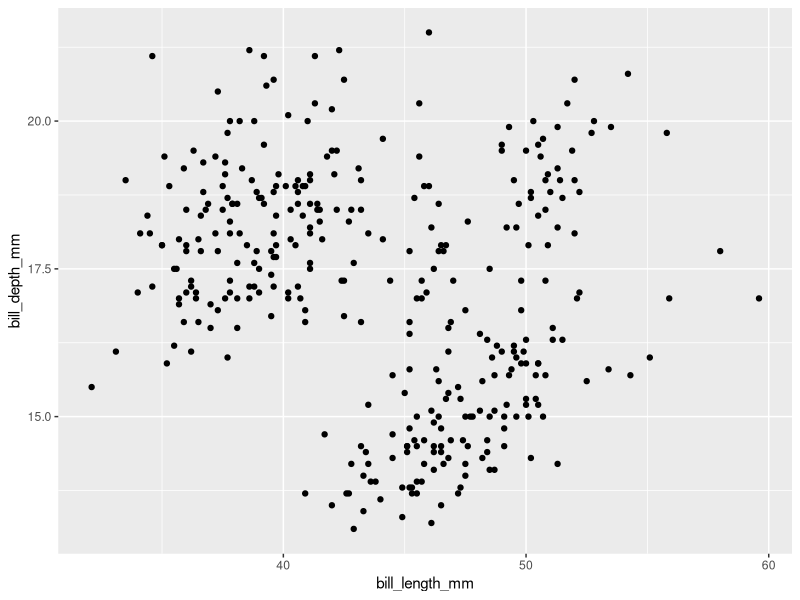
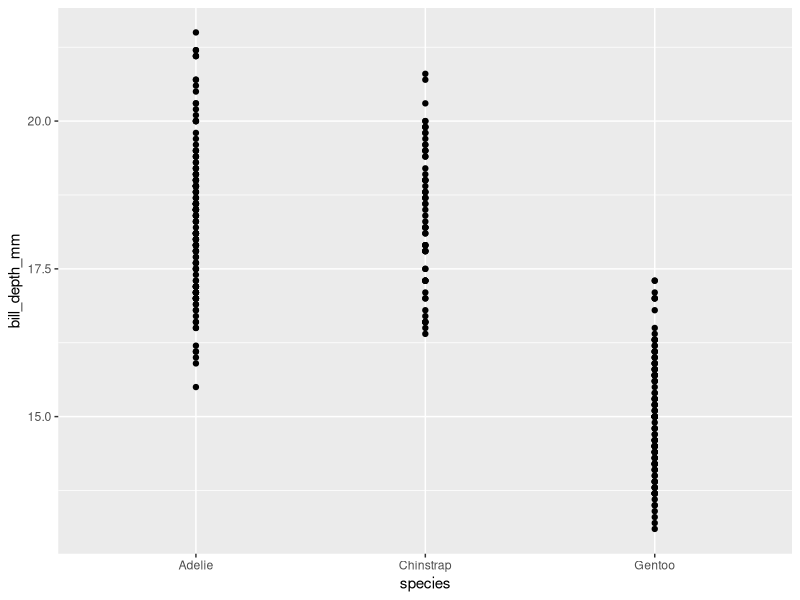
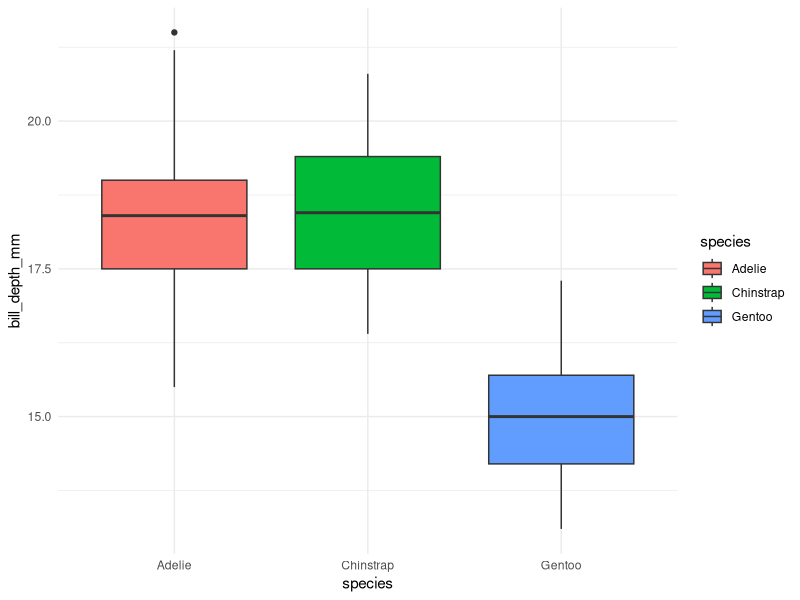

Generate these figures, in order, with R: (Note: this script raises an error after producing the figures.)
library(haven)
library(readr)
library(dplyr)
library(ggplot2)
library(tidyverse)
library(palmerpenguins)
library(ggthemes)

# How many rows are in penguins? How many columns?
dim(penguins) 

nrow(penguins)
ncol(penguins)

# What does the bill_depth_mm variable in the penguins data frame describe? Read the help for ?penguins to find out.
penguins$bill_depth_mm # $ between dataset and column to access the column

summary(penguins$bill_depth_mm) # summary gives main info
?penguins # open the help 

# Make a scatterplot of bill_depth_mm versus bill_length_mm. That is, make a scatterplot with bill_depth_mm on the y-axis and bill_length_mm on the x-axis. 
# Describe the relationship between these two variables.

ggplot(data = penguins,
       mapping = aes(x = bill_length_mm, y = bill_depth_mm)) +
        geom_point()
#What happens if you make a scatterplot of species versus bill_depth_mm? What might be a better choice of geom?
ggplot(data = penguins,
       mapping = aes(x = species, y = bill_depth_mm)) +
  geom_point()
# best way is the boxplot as it shows the distribution of values
ggplot(penguins, aes(x = species, y = bill_depth_mm, fill = species)) +
  geom_boxplot() +
  theme_minimal()

# Why does the following give an error, and how would you fix it?

ggplot(data = penguins) + 
  geom_point() 
#  it needs x and y values

# What does the na.rm argument do in geom_point()? What is the default value of the argument? 
#Create a scatterplot where you successfully use this argument set to TRUE.

ggplot(data = penguins,
       mapping = aes(x = bill_length_mm,y = bill_depth_mm, colour = species )) +
      geom_point(na.rm = TRUE) # apply in geaom_point to remove the nan values
      theme_minimal()
      
  labs() # to look at documentation
  
  # Add the following caption to the plot you made in the previous exercise: “Data come from the palmerpenguins package.
  ggplot(data = penguins,
         mapping = aes(x = bill_length_mm,y = bill_depth_mm, colour = species )) +
    geom_point(na.rm = TRUE) + # apply in geaom_point to remove the nan values
    labs(
      title = "Data come from the palmerpenguins package" ) +
  theme_minimal()
  
  # Re-create the following visualization. What aesthetic should bill_depth_mm be mapped to? 
  #And should it be mapped at the global level or at the geom level?

  ggplot(penguins, aes(x = flipper_length_mm,
                       y = body_mass_g,
                       colour = bill_depth_mm)) +
    geom_point(na.rm = TRUE) +
    geom_smooth(method = "lm", se = TRUE, na.rm = TRUE) + # se controls to sho confidence intervals 
    labs(
      title = "Data come from the palmerpenguins package",
      colour = "bill_depth_mm"
    ) + 
    theme_minimal() +
    scale_colour_viridis_c()
  
#Polynomial regression line  
  ggplot(
    data = penguins,
    mapping = aes(x = flipper_length_mm, y = body_mass_g)
  ) +
    geom_point() + #using no method will give a polynomial reg
    geom_smooth()
  
  
  ggplot() +
    geom_point(
      data = penguins,
      mapping = aes(x = flipper_length_mm, y = body_mass_g)
    ) +
    geom_smooth(
      data = penguins,
      mapping = aes(x = flipper_length_mm, y = body_mass_g)
    )
  #Make a bar plot of species of penguins, where you assign species to the y aesthetic. How is this plot different?
  ggplot(penguins, aes(y = fct_infreq(species))) +
    geom_bar()
  
  #How are the following two plots different? 
  #Which aesthetic, color or fill, is more useful for changing the color of bars?
  
  ggplot(penguins, aes(x = species)) +
    geom_bar(color = "red") # colour the border
  
  ggplot(penguins, aes(x = species)) +
    geom_bar(fill = "red")
  #Make a histogram of the carat variable in the diamonds dataset that is available when you load the tidyverse package. 
  #Experiment with different binwidth values. What value reveals the most interesting patterns?
  ggplot(diamonds, aes(x = carat)) +
    geom_histogram(binwidth = 0.01)
  #lower carats are more common and max carat are 5 if seen in binwidth 0.1
  #using binwidth 0.01 we can see some patterns  of frequency
  